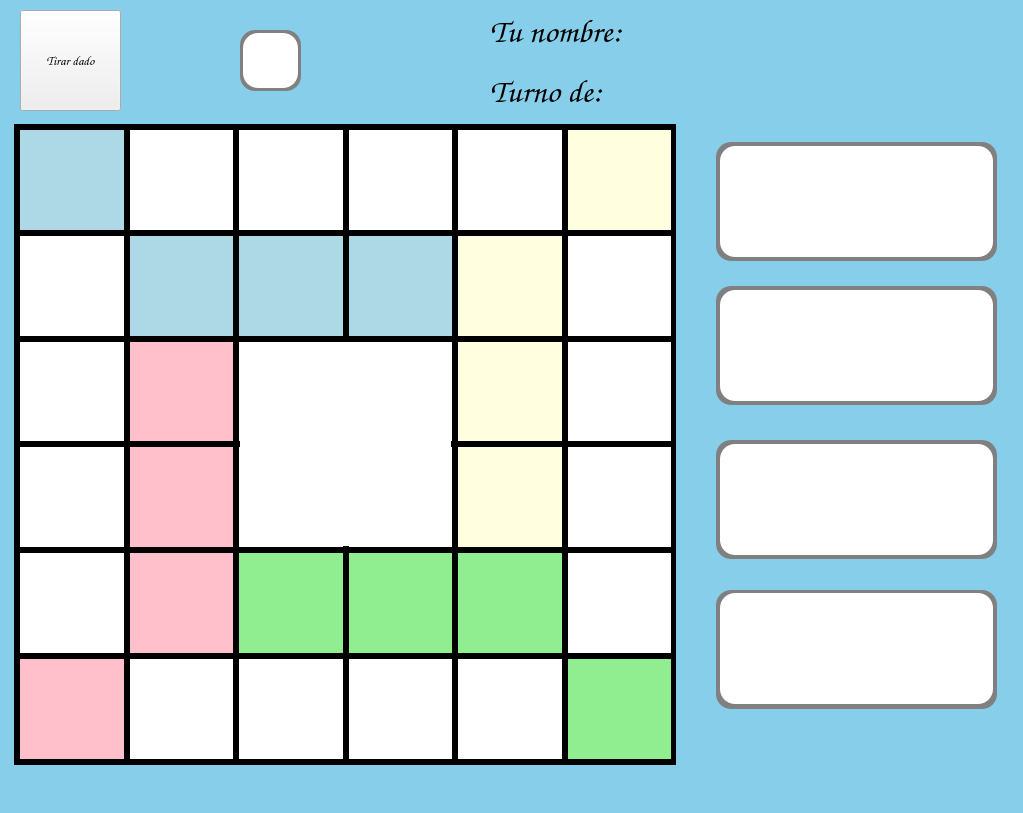
<?xml version="1.0" encoding="UTF-8"?>
<ui version="4.0">
 <class>MainWindow</class>
 <widget class="QMainWindow" name="MainWindow">
  <property name="geometry">
   <rect>
    <x>0</x>
    <y>0</y>
    <width>1023</width>
    <height>813</height>
   </rect>
  </property>
  <property name="windowTitle">
   <string>MainWindow</string>
  </property>
  <widget class="QWidget" name="centralwidget">
   <widget class="QLabel" name="fondo">
    <property name="geometry">
     <rect>
      <x>-6</x>
      <y>-5</y>
      <width>1031</width>
      <height>821</height>
     </rect>
    </property>
    <property name="styleSheet">
     <string notr="true">background-color: skyblue;</string>
    </property>
    <property name="text">
     <string/>
    </property>
    <property name="margin">
     <number>0</number>
    </property>
    <property name="indent">
     <number>0</number>
    </property>
   </widget>
   <widget class="QLabel" name="img_dado">
    <property name="geometry">
     <rect>
      <x>150</x>
      <y>30</y>
      <width>61</width>
      <height>61</height>
     </rect>
    </property>
    <property name="text">
     <string/>
    </property>
    <property name="pixmap">
     <pixmap>../Sprites/Logos/dado.png</pixmap>
    </property>
    <property name="scaledContents">
     <bool>true</bool>
    </property>
   </widget>
   <widget class="QPushButton" name="boton_dado">
    <property name="geometry">
     <rect>
      <x>20</x>
      <y>10</y>
      <width>101</width>
      <height>101</height>
     </rect>
    </property>
    <property name="font">
     <font>
      <family>Comic Sans MS</family>
      <pointsize>10</pointsize>
      <weight>75</weight>
      <bold>true</bold>
     </font>
    </property>
    <property name="styleSheet">
     <string notr="true"/>
    </property>
    <property name="text">
     <string>Tirar dado</string>
    </property>
   </widget>
   <widget class="QLabel" name="numero_obtenido">
    <property name="geometry">
     <rect>
      <x>260</x>
      <y>33</y>
      <width>31</width>
      <height>51</height>
     </rect>
    </property>
    <property name="font">
     <font>
      <family>Comic Sans MS</family>
      <pointsize>25</pointsize>
      <italic>false</italic>
      <underline>true</underline>
     </font>
    </property>
    <property name="text">
     <string/>
    </property>
   </widget>
   <widget class="QWidget" name="gridLayoutWidget">
    <property name="geometry">
     <rect>
      <x>20</x>
      <y>130</y>
      <width>651</width>
      <height>629</height>
     </rect>
    </property>
    <layout class="QGridLayout" name="gridLayout">
     <item row="3" column="4">
      <widget class="QLabel" name="beige2">
       <property name="styleSheet">
        <string notr="true">background-color:lightyellow;</string>
       </property>
       <property name="text">
        <string/>
       </property>
      </widget>
     </item>
     <item row="5" column="5">
      <widget class="QLabel" name="base_verde">
       <property name="styleSheet">
        <string notr="true">background-color: lightgreen;</string>
       </property>
       <property name="text">
        <string/>
       </property>
       <property name="scaledContents">
        <bool>true</bool>
       </property>
      </widget>
     </item>
     <item row="5" column="0">
      <widget class="QLabel" name="base_rosa">
       <property name="styleSheet">
        <string notr="true">background-color: pink;</string>
       </property>
       <property name="text">
        <string/>
       </property>
       <property name="scaledContents">
        <bool>true</bool>
       </property>
      </widget>
     </item>
     <item row="5" column="3">
      <widget class="QLabel" name="cuadro9">
       <property name="styleSheet">
        <string notr="true">background-color: white;</string>
       </property>
       <property name="text">
        <string/>
       </property>
      </widget>
     </item>
     <item row="1" column="0">
      <widget class="QLabel" name="cuadro15">
       <property name="styleSheet">
        <string notr="true">background-color: white;</string>
       </property>
       <property name="text">
        <string/>
       </property>
      </widget>
     </item>
     <item row="1" column="2">
      <widget class="QLabel" name="celeste1">
       <property name="styleSheet">
        <string notr="true">background-color: lightblue;</string>
       </property>
       <property name="text">
        <string/>
       </property>
      </widget>
     </item>
     <item row="3" column="1">
      <widget class="QLabel" name="rosa1">
       <property name="styleSheet">
        <string notr="true">background-color: pink;</string>
       </property>
       <property name="text">
        <string/>
       </property>
      </widget>
     </item>
     <item row="2" column="0">
      <widget class="QLabel" name="cuadro14">
       <property name="styleSheet">
        <string notr="true">background-color: white;</string>
       </property>
       <property name="text">
        <string/>
       </property>
      </widget>
     </item>
     <item row="2" column="4">
      <widget class="QLabel" name="beige1">
       <property name="styleSheet">
        <string notr="true">background-color: lightyellow;</string>
       </property>
       <property name="text">
        <string/>
       </property>
      </widget>
     </item>
     <item row="1" column="3">
      <widget class="QLabel" name="celeste2">
       <property name="styleSheet">
        <string notr="true">background-color: lightblue;</string>
       </property>
       <property name="text">
        <string/>
       </property>
      </widget>
     </item>
     <item row="0" column="2">
      <widget class="QLabel" name="cuadro1">
       <property name="styleSheet">
        <string notr="true">background-color: white;</string>
       </property>
       <property name="text">
        <string/>
       </property>
      </widget>
     </item>
     <item row="2" column="2">
      <widget class="QLabel" name="cuadro22">
       <property name="styleSheet">
        <string notr="true">background-color: white;</string>
       </property>
       <property name="text">
        <string/>
       </property>
      </widget>
     </item>
     <item row="2" column="3">
      <widget class="QLabel" name="cuadro23">
       <property name="styleSheet">
        <string notr="true">background-color: white;</string>
       </property>
       <property name="text">
        <string/>
       </property>
      </widget>
     </item>
     <item row="4" column="3">
      <widget class="QLabel" name="verde1">
       <property name="styleSheet">
        <string notr="true">background-color: lightgreen;</string>
       </property>
       <property name="text">
        <string/>
       </property>
      </widget>
     </item>
     <item row="0" column="0">
      <widget class="QLabel" name="base_celeste">
       <property name="styleSheet">
        <string notr="true">background-color: lightblue;</string>
       </property>
       <property name="text">
        <string/>
       </property>
       <property name="scaledContents">
        <bool>true</bool>
       </property>
      </widget>
     </item>
     <item row="3" column="5">
      <widget class="QLabel" name="cuadro6">
       <property name="styleSheet">
        <string notr="true">background-color: white;</string>
       </property>
       <property name="text">
        <string/>
       </property>
      </widget>
     </item>
     <item row="3" column="0">
      <widget class="QLabel" name="cuadro13">
       <property name="styleSheet">
        <string notr="true">background-color: white;</string>
       </property>
       <property name="text">
        <string/>
       </property>
      </widget>
     </item>
     <item row="0" column="4">
      <widget class="QLabel" name="cuadro3">
       <property name="styleSheet">
        <string notr="true">background-color: white;</string>
       </property>
       <property name="text">
        <string/>
       </property>
       <property name="margin">
        <number>-5</number>
       </property>
      </widget>
     </item>
     <item row="2" column="5">
      <widget class="QLabel" name="cuadro5">
       <property name="styleSheet">
        <string notr="true">background-color: white;</string>
       </property>
       <property name="text">
        <string/>
       </property>
      </widget>
     </item>
     <item row="4" column="0">
      <widget class="QLabel" name="cuadro12">
       <property name="styleSheet">
        <string notr="true">background-color: white;</string>
       </property>
       <property name="text">
        <string/>
       </property>
      </widget>
     </item>
     <item row="5" column="1">
      <widget class="QLabel" name="cuadro11">
       <property name="styleSheet">
        <string notr="true">background-color: white;</string>
       </property>
       <property name="text">
        <string/>
       </property>
      </widget>
     </item>
     <item row="0" column="5">
      <widget class="QLabel" name="base_beige">
       <property name="styleSheet">
        <string notr="true">background-color: lightyellow;</string>
       </property>
       <property name="text">
        <string/>
       </property>
       <property name="scaledContents">
        <bool>true</bool>
       </property>
      </widget>
     </item>
     <item row="1" column="5">
      <widget class="QLabel" name="cuadro4">
       <property name="styleSheet">
        <string notr="true">background-color: white;</string>
       </property>
       <property name="text">
        <string/>
       </property>
      </widget>
     </item>
     <item row="4" column="1">
      <widget class="QLabel" name="rosa0">
       <property name="styleSheet">
        <string notr="true">background-color: pink;</string>
       </property>
       <property name="text">
        <string/>
       </property>
      </widget>
     </item>
     <item row="3" column="3">
      <widget class="QLabel" name="cuadro33">
       <property name="styleSheet">
        <string notr="true">background-color: white;</string>
       </property>
       <property name="text">
        <string/>
       </property>
      </widget>
     </item>
     <item row="2" column="1">
      <widget class="QLabel" name="rosa2">
       <property name="styleSheet">
        <string notr="true">background-color: pink;</string>
       </property>
       <property name="text">
        <string/>
       </property>
       <property name="scaledContents">
        <bool>true</bool>
       </property>
      </widget>
     </item>
     <item row="4" column="5">
      <widget class="QLabel" name="cuadro7">
       <property name="styleSheet">
        <string notr="true">background-color: white;</string>
       </property>
       <property name="text">
        <string/>
       </property>
      </widget>
     </item>
     <item row="1" column="4">
      <widget class="QLabel" name="beige0">
       <property name="styleSheet">
        <string notr="true">background-color: lightyellow;</string>
       </property>
       <property name="text">
        <string/>
       </property>
      </widget>
     </item>
     <item row="0" column="3">
      <widget class="QLabel" name="cuadro2">
       <property name="styleSheet">
        <string notr="true">background-color: white;</string>
       </property>
       <property name="text">
        <string/>
       </property>
      </widget>
     </item>
     <item row="1" column="1">
      <widget class="QLabel" name="celeste0">
       <property name="styleSheet">
        <string notr="true">background-color: lightblue;</string>
       </property>
       <property name="text">
        <string/>
       </property>
      </widget>
     </item>
     <item row="4" column="4">
      <widget class="QLabel" name="verde0">
       <property name="styleSheet">
        <string notr="true">background-color: lightgreen;</string>
       </property>
       <property name="text">
        <string/>
       </property>
      </widget>
     </item>
     <item row="3" column="2">
      <widget class="QLabel" name="cuadro32">
       <property name="styleSheet">
        <string notr="true">background-color: white;</string>
       </property>
       <property name="text">
        <string/>
       </property>
      </widget>
     </item>
     <item row="0" column="1">
      <widget class="QLabel" name="cuadro0">
       <property name="styleSheet">
        <string notr="true">background-color: white;</string>
       </property>
       <property name="text">
        <string/>
       </property>
      </widget>
     </item>
     <item row="5" column="4">
      <widget class="QLabel" name="cuadro8">
       <property name="styleSheet">
        <string notr="true">background-color: white;</string>
       </property>
       <property name="text">
        <string/>
       </property>
      </widget>
     </item>
     <item row="4" column="2">
      <widget class="QLabel" name="verde2">
       <property name="styleSheet">
        <string notr="true">background-color: lightgreen;</string>
       </property>
       <property name="text">
        <string/>
       </property>
      </widget>
     </item>
     <item row="5" column="2">
      <widget class="QLabel" name="cuadro10">
       <property name="styleSheet">
        <string notr="true">background-color: white;</string>
       </property>
       <property name="text">
        <string/>
       </property>
      </widget>
     </item>
    </layout>
    <zorder>base_rosa</zorder>
    <zorder>cuadro10</zorder>
    <zorder>cuadro8</zorder>
    <zorder>cuadro9</zorder>
    <zorder>base_verde</zorder>
    <zorder>verde0</zorder>
    <zorder>verde1</zorder>
    <zorder>verde2</zorder>
    <zorder>rosa0</zorder>
    <zorder>cuadro23</zorder>
    <zorder>celeste2</zorder>
    <zorder>cuadro2</zorder>
    <zorder>cuadro14</zorder>
    <zorder>rosa2</zorder>
    <zorder>cuadro13</zorder>
    <zorder>rosa1</zorder>
    <zorder>cuadro32</zorder>
    <zorder>cuadro22</zorder>
    <zorder>celeste1</zorder>
    <zorder>celeste0</zorder>
    <zorder>cuadro15</zorder>
    <zorder>base_celeste</zorder>
    <zorder>cuadro0</zorder>
    <zorder>cuadro1</zorder>
    <zorder>cuadro3</zorder>
    <zorder>beige0</zorder>
    <zorder>cuadro4</zorder>
    <zorder>beige1</zorder>
    <zorder>cuadro5</zorder>
    <zorder>beige2</zorder>
    <zorder>cuadro6</zorder>
    <zorder>cuadro7</zorder>
    <zorder>cuadro12</zorder>
    <zorder>cuadro11</zorder>
    <zorder>base_beige</zorder>
    <zorder>cuadro33</zorder>
   </widget>
   <widget class="QLabel" name="cuadro_jugador">
    <property name="geometry">
     <rect>
      <x>720</x>
      <y>146</y>
      <width>273</width>
      <height>111</height>
     </rect>
    </property>
    <property name="styleSheet">
     <string notr="true">background-color: white; border-radius:15px</string>
    </property>
    <property name="text">
     <string/>
    </property>
   </widget>
   <widget class="QLabel" name="logo">
    <property name="geometry">
     <rect>
      <x>240</x>
      <y>342</y>
      <width>211</width>
      <height>204</height>
     </rect>
    </property>
    <property name="styleSheet">
     <string notr="true">background-color: white;</string>
    </property>
    <property name="text">
     <string/>
    </property>
    <property name="pixmap">
     <pixmap>../Sprites/Logos/logo.png</pixmap>
    </property>
    <property name="scaledContents">
     <bool>true</bool>
    </property>
   </widget>
   <widget class="QLabel" name="label_2">
    <property name="geometry">
     <rect>
      <x>14</x>
      <y>124</y>
      <width>662</width>
      <height>641</height>
     </rect>
    </property>
    <property name="styleSheet">
     <string notr="true">background-color: black</string>
    </property>
    <property name="text">
     <string>TextLabel</string>
    </property>
   </widget>
   <widget class="QLabel" name="cuadro_jugador_2">
    <property name="geometry">
     <rect>
      <x>720</x>
      <y>290</y>
      <width>273</width>
      <height>111</height>
     </rect>
    </property>
    <property name="styleSheet">
     <string notr="true">background-color: white; border-radius:15px</string>
    </property>
    <property name="text">
     <string/>
    </property>
   </widget>
   <widget class="QLabel" name="cuadro_jugador_3">
    <property name="geometry">
     <rect>
      <x>720</x>
      <y>444</y>
      <width>273</width>
      <height>111</height>
     </rect>
    </property>
    <property name="styleSheet">
     <string notr="true">background-color: white; border-radius:15px</string>
    </property>
    <property name="text">
     <string/>
    </property>
   </widget>
   <widget class="QLabel" name="cuadro_jugador_4">
    <property name="geometry">
     <rect>
      <x>720</x>
      <y>593</y>
      <width>273</width>
      <height>111</height>
     </rect>
    </property>
    <property name="styleSheet">
     <string notr="true">background-color: white; border-radius:15px</string>
    </property>
    <property name="text">
     <string/>
    </property>
   </widget>
   <widget class="QLabel" name="cuadro_jugador_5">
    <property name="geometry">
     <rect>
      <x>716</x>
      <y>142</y>
      <width>281</width>
      <height>119</height>
     </rect>
    </property>
    <property name="styleSheet">
     <string notr="true">background-color: grey; border-radius:15px</string>
    </property>
    <property name="text">
     <string/>
    </property>
   </widget>
   <widget class="QLabel" name="cuadro_jugador_6">
    <property name="geometry">
     <rect>
      <x>716</x>
      <y>286</y>
      <width>281</width>
      <height>119</height>
     </rect>
    </property>
    <property name="styleSheet">
     <string notr="true">background-color: grey; border-radius:15px</string>
    </property>
    <property name="text">
     <string/>
    </property>
   </widget>
   <widget class="QLabel" name="cuadro_jugador_7">
    <property name="geometry">
     <rect>
      <x>716</x>
      <y>440</y>
      <width>281</width>
      <height>119</height>
     </rect>
    </property>
    <property name="styleSheet">
     <string notr="true">background-color: grey; border-radius:15px</string>
    </property>
    <property name="text">
     <string/>
    </property>
   </widget>
   <widget class="QLabel" name="cuadro_jugador_8">
    <property name="geometry">
     <rect>
      <x>716</x>
      <y>590</y>
      <width>281</width>
      <height>119</height>
     </rect>
    </property>
    <property name="styleSheet">
     <string notr="true">background-color: grey; border-radius:15px</string>
    </property>
    <property name="text">
     <string/>
    </property>
   </widget>
   <widget class="QLabel" name="cuadro_jugador_9">
    <property name="geometry">
     <rect>
      <x>243</x>
      <y>33</y>
      <width>55</width>
      <height>55</height>
     </rect>
    </property>
    <property name="font">
     <font>
      <family>Comic Sans MS</family>
      <pointsize>11</pointsize>
     </font>
    </property>
    <property name="styleSheet">
     <string notr="true">background-color: white; border-radius:15px</string>
    </property>
    <property name="text">
     <string/>
    </property>
   </widget>
   <widget class="QLabel" name="cuadro_jugador_12">
    <property name="geometry">
     <rect>
      <x>240</x>
      <y>30</y>
      <width>61</width>
      <height>61</height>
     </rect>
    </property>
    <property name="styleSheet">
     <string notr="true">background-color: grey; border-radius:15px</string>
    </property>
    <property name="text">
     <string/>
    </property>
   </widget>
   <widget class="QLabel" name="label">
    <property name="geometry">
     <rect>
      <x>490</x>
      <y>70</y>
      <width>191</width>
      <height>41</height>
     </rect>
    </property>
    <property name="font">
     <font>
      <family>Comic Sans MS</family>
      <pointsize>25</pointsize>
     </font>
    </property>
    <property name="text">
     <string>Turno de: </string>
    </property>
   </widget>
   <widget class="QLabel" name="label_3">
    <property name="geometry">
     <rect>
      <x>129</x>
      <y>340</y>
      <width>101</width>
      <height>101</height>
     </rect>
    </property>
    <property name="text">
     <string/>
    </property>
    <property name="pixmap">
     <pixmap>../Sprites/Juego/estrella.png</pixmap>
    </property>
    <property name="scaledContents">
     <bool>true</bool>
    </property>
   </widget>
   <widget class="QLabel" name="label_4">
    <property name="geometry">
     <rect>
      <x>242</x>
      <y>551</y>
      <width>101</width>
      <height>101</height>
     </rect>
    </property>
    <property name="text">
     <string/>
    </property>
    <property name="pixmap">
     <pixmap>../Sprites/Juego/estrella.png</pixmap>
    </property>
    <property name="scaledContents">
     <bool>true</bool>
    </property>
   </widget>
   <widget class="QLabel" name="label_5">
    <property name="geometry">
     <rect>
      <x>460</x>
      <y>448</y>
      <width>100</width>
      <height>100</height>
     </rect>
    </property>
    <property name="text">
     <string/>
    </property>
    <property name="pixmap">
     <pixmap>../Sprites/Juego/estrella.png</pixmap>
    </property>
    <property name="scaledContents">
     <bool>true</bool>
    </property>
   </widget>
   <widget class="QLabel" name="label_6">
    <property name="geometry">
     <rect>
      <x>350</x>
      <y>234</y>
      <width>101</width>
      <height>101</height>
     </rect>
    </property>
    <property name="text">
     <string/>
    </property>
    <property name="pixmap">
     <pixmap>../Sprites/Juego/estrella.png</pixmap>
    </property>
    <property name="scaledContents">
     <bool>true</bool>
    </property>
   </widget>
   <widget class="QLabel" name="jugador_de_turno">
    <property name="geometry">
     <rect>
      <x>720</x>
      <y>60</y>
      <width>271</width>
      <height>61</height>
     </rect>
    </property>
    <property name="font">
     <font>
      <family>Comic Sans MS</family>
      <pointsize>25</pointsize>
     </font>
    </property>
    <property name="text">
     <string/>
    </property>
   </widget>
   <widget class="QLabel" name="nombre_verde">
    <property name="geometry">
     <rect>
      <x>810</x>
      <y>145</y>
      <width>161</width>
      <height>21</height>
     </rect>
    </property>
    <property name="font">
     <font>
      <family>Comic Sans MS</family>
      <pointsize>10</pointsize>
      <weight>75</weight>
      <bold>true</bold>
     </font>
    </property>
    <property name="text">
     <string/>
    </property>
   </widget>
   <widget class="QLabel" name="label_8">
    <property name="geometry">
     <rect>
      <x>720</x>
      <y>170</y>
      <width>71</width>
      <height>71</height>
     </rect>
    </property>
    <property name="text">
     <string/>
    </property>
    <property name="pixmap">
     <pixmap>../Sprites/Fichas/Simples/ficha-verde.png</pixmap>
    </property>
    <property name="scaledContents">
     <bool>true</bool>
    </property>
   </widget>
   <widget class="QLabel" name="label_9">
    <property name="geometry">
     <rect>
      <x>720</x>
      <y>310</y>
      <width>71</width>
      <height>71</height>
     </rect>
    </property>
    <property name="text">
     <string/>
    </property>
    <property name="pixmap">
     <pixmap>../Sprites/Fichas/Simples/ficha-azul.png</pixmap>
    </property>
    <property name="scaledContents">
     <bool>true</bool>
    </property>
   </widget>
   <widget class="QLabel" name="label_10">
    <property name="geometry">
     <rect>
      <x>720</x>
      <y>460</y>
      <width>71</width>
      <height>71</height>
     </rect>
    </property>
    <property name="text">
     <string/>
    </property>
    <property name="pixmap">
     <pixmap>../Sprites/Fichas/Simples/ficha-amarilla.png</pixmap>
    </property>
    <property name="scaledContents">
     <bool>true</bool>
    </property>
   </widget>
   <widget class="QLabel" name="label_11">
    <property name="geometry">
     <rect>
      <x>720</x>
      <y>610</y>
      <width>71</width>
      <height>71</height>
     </rect>
    </property>
    <property name="text">
     <string/>
    </property>
    <property name="pixmap">
     <pixmap>../Sprites/Fichas/Simples/ficha-roja.png</pixmap>
    </property>
    <property name="scaledContents">
     <bool>true</bool>
    </property>
   </widget>
   <widget class="QLabel" name="nombre_celeste">
    <property name="geometry">
     <rect>
      <x>810</x>
      <y>295</y>
      <width>161</width>
      <height>21</height>
     </rect>
    </property>
    <property name="font">
     <font>
      <family>Comic Sans MS</family>
      <pointsize>10</pointsize>
      <weight>75</weight>
      <bold>true</bold>
     </font>
    </property>
    <property name="text">
     <string/>
    </property>
   </widget>
   <widget class="QLabel" name="nombre_beige">
    <property name="geometry">
     <rect>
      <x>810</x>
      <y>445</y>
      <width>151</width>
      <height>21</height>
     </rect>
    </property>
    <property name="font">
     <font>
      <family>Comic Sans MS</family>
      <pointsize>10</pointsize>
      <weight>75</weight>
      <bold>true</bold>
     </font>
    </property>
    <property name="text">
     <string/>
    </property>
   </widget>
   <widget class="QLabel" name="nombre_rosa">
    <property name="geometry">
     <rect>
      <x>810</x>
      <y>595</y>
      <width>151</width>
      <height>21</height>
     </rect>
    </property>
    <property name="font">
     <font>
      <family>Comic Sans MS</family>
      <pointsize>10</pointsize>
      <weight>75</weight>
      <bold>true</bold>
     </font>
    </property>
    <property name="text">
     <string/>
    </property>
   </widget>
   <widget class="QWidget" name="verticalLayoutWidget">
    <property name="geometry">
     <rect>
      <x>810</x>
      <y>170</y>
      <width>160</width>
      <height>87</height>
     </rect>
    </property>
    <layout class="QVBoxLayout" name="verticalLayout">
     <item>
      <widget class="QLabel" name="turno_verde">
       <property name="text">
        <string/>
       </property>
      </widget>
     </item>
     <item>
      <widget class="QLabel" name="fichas_base_verde">
       <property name="text">
        <string/>
       </property>
      </widget>
     </item>
     <item>
      <widget class="QLabel" name="fichas_encolor_verde">
       <property name="text">
        <string/>
       </property>
      </widget>
     </item>
     <item>
      <widget class="QLabel" name="fichas_victoria_verde">
       <property name="text">
        <string/>
       </property>
      </widget>
     </item>
    </layout>
   </widget>
   <widget class="QWidget" name="verticalLayoutWidget_2">
    <property name="geometry">
     <rect>
      <x>810</x>
      <y>320</y>
      <width>160</width>
      <height>87</height>
     </rect>
    </property>
    <layout class="QVBoxLayout" name="verticalLayout_2">
     <item>
      <widget class="QLabel" name="turno_celeste">
       <property name="text">
        <string/>
       </property>
      </widget>
     </item>
     <item>
      <widget class="QLabel" name="fichas_base_celeste">
       <property name="text">
        <string/>
       </property>
      </widget>
     </item>
     <item>
      <widget class="QLabel" name="fichas_encolor_celeste">
       <property name="text">
        <string/>
       </property>
      </widget>
     </item>
     <item>
      <widget class="QLabel" name="fichas_victoria_celeste">
       <property name="text">
        <string/>
       </property>
      </widget>
     </item>
    </layout>
   </widget>
   <widget class="QWidget" name="verticalLayoutWidget_3">
    <property name="geometry">
     <rect>
      <x>810</x>
      <y>470</y>
      <width>160</width>
      <height>87</height>
     </rect>
    </property>
    <layout class="QVBoxLayout" name="verticalLayout_3">
     <item>
      <widget class="QLabel" name="turno_beige">
       <property name="text">
        <string/>
       </property>
      </widget>
     </item>
     <item>
      <widget class="QLabel" name="fichas_base_beige">
       <property name="text">
        <string/>
       </property>
      </widget>
     </item>
     <item>
      <widget class="QLabel" name="fichas_encolor_beige">
       <property name="text">
        <string/>
       </property>
      </widget>
     </item>
     <item>
      <widget class="QLabel" name="fichas_victoria_beige">
       <property name="text">
        <string/>
       </property>
      </widget>
     </item>
    </layout>
   </widget>
   <widget class="QWidget" name="verticalLayoutWidget_4">
    <property name="geometry">
     <rect>
      <x>810</x>
      <y>620</y>
      <width>160</width>
      <height>87</height>
     </rect>
    </property>
    <layout class="QVBoxLayout" name="verticalLayout_4">
     <item>
      <widget class="QLabel" name="turno_rosa">
       <property name="text">
        <string/>
       </property>
      </widget>
     </item>
     <item>
      <widget class="QLabel" name="fichas_base_rosa">
       <property name="text">
        <string/>
       </property>
      </widget>
     </item>
     <item>
      <widget class="QLabel" name="fichas_encolor_rosa">
       <property name="text">
        <string/>
       </property>
      </widget>
     </item>
     <item>
      <widget class="QLabel" name="fichas_victoria_rosa">
       <property name="text">
        <string/>
       </property>
      </widget>
     </item>
    </layout>
   </widget>
   <widget class="QLabel" name="label_7">
    <property name="geometry">
     <rect>
      <x>490</x>
      <y>10</y>
      <width>221</width>
      <height>41</height>
     </rect>
    </property>
    <property name="font">
     <font>
      <family>Comic Sans MS</family>
      <pointsize>25</pointsize>
     </font>
    </property>
    <property name="text">
     <string>Tu nombre:</string>
    </property>
   </widget>
   <widget class="QLabel" name="nombre_jugador">
    <property name="geometry">
     <rect>
      <x>724</x>
      <y>0</y>
      <width>251</width>
      <height>61</height>
     </rect>
    </property>
    <property name="font">
     <font>
      <family>Comic Sans MS</family>
      <pointsize>25</pointsize>
     </font>
    </property>
    <property name="text">
     <string/>
    </property>
   </widget>
   <zorder>fondo</zorder>
   <zorder>cuadro_jugador_12</zorder>
   <zorder>cuadro_jugador_9</zorder>
   <zorder>cuadro_jugador_8</zorder>
   <zorder>cuadro_jugador_7</zorder>
   <zorder>cuadro_jugador_6</zorder>
   <zorder>cuadro_jugador_5</zorder>
   <zorder>label_2</zorder>
   <zorder>img_dado</zorder>
   <zorder>boton_dado</zorder>
   <zorder>numero_obtenido</zorder>
   <zorder>gridLayoutWidget</zorder>
   <zorder>cuadro_jugador</zorder>
   <zorder>logo</zorder>
   <zorder>cuadro_jugador_2</zorder>
   <zorder>cuadro_jugador_3</zorder>
   <zorder>cuadro_jugador_4</zorder>
   <zorder>label</zorder>
   <zorder>label_3</zorder>
   <zorder>label_4</zorder>
   <zorder>label_5</zorder>
   <zorder>label_6</zorder>
   <zorder>jugador_de_turno</zorder>
   <zorder>nombre_verde</zorder>
   <zorder>label_8</zorder>
   <zorder>label_9</zorder>
   <zorder>label_10</zorder>
   <zorder>label_11</zorder>
   <zorder>nombre_celeste</zorder>
   <zorder>nombre_beige</zorder>
   <zorder>nombre_rosa</zorder>
   <zorder>verticalLayoutWidget</zorder>
   <zorder>verticalLayoutWidget_2</zorder>
   <zorder>verticalLayoutWidget_3</zorder>
   <zorder>verticalLayoutWidget_4</zorder>
   <zorder>label_7</zorder>
   <zorder>nombre_jugador</zorder>
  </widget>
 </widget>
 <resources/>
 <connections/>
</ui>
